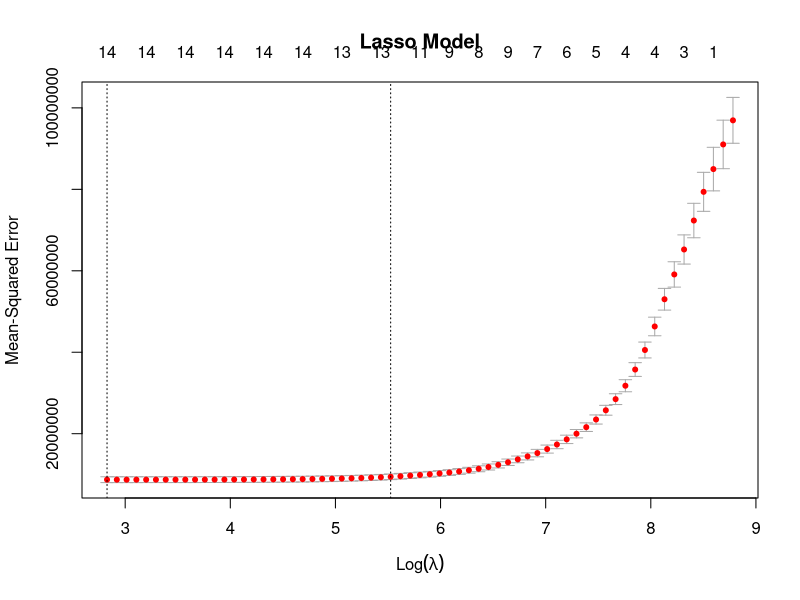
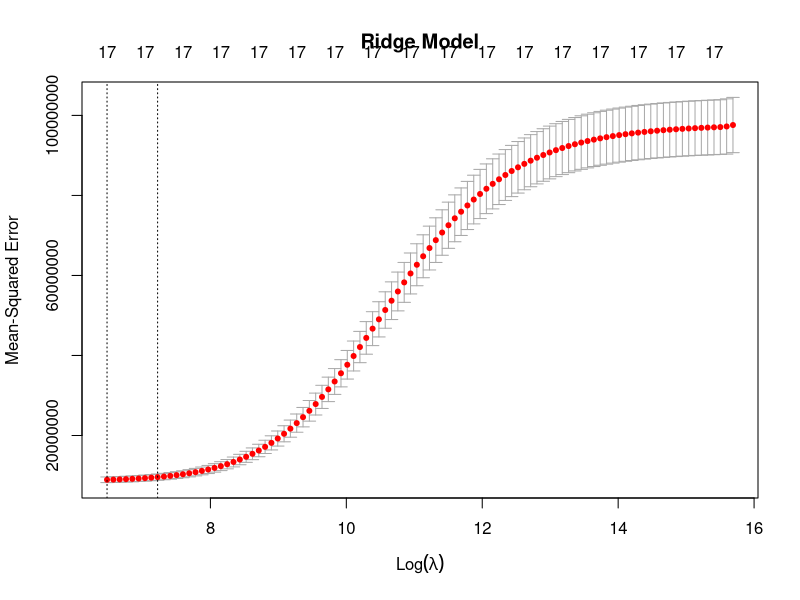
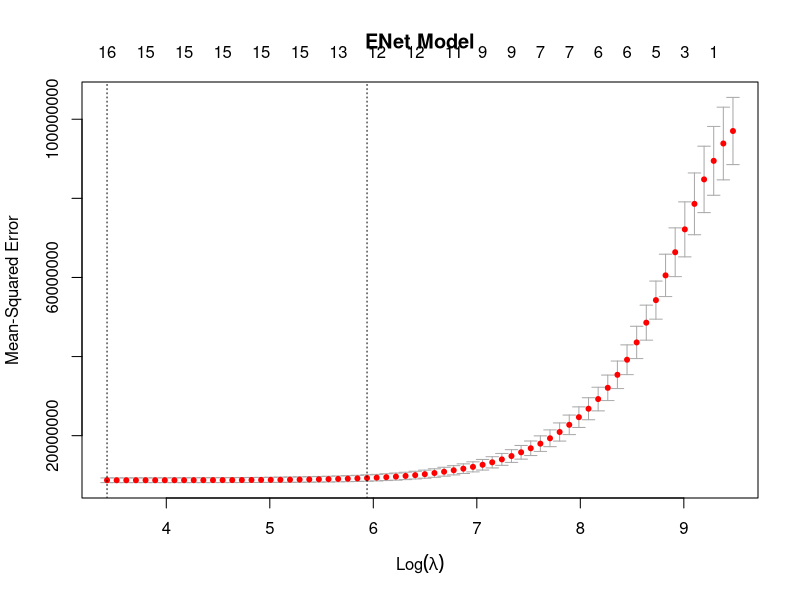

The R script that drew these images, in order:
####+####+####+####+####+####+####+####+####+####+####+####+####+####+####+####+

# Marc d. Paradis
# R 3.5.1 for Windows
# RStudio 1.1.456


# regularized_regression.R
# Yezhou Sun
# Marc d. Paradis

options(
  scipen = 999
  )

#install.packages('glmnet')
library(glmnet)

#install.packages('caret')
library(caret)

# In this exercise, we will use data set cars from caret library.
# It has suggested retail price and characteristics of each car.
data(
  cars, 
  package = 'caret'
  )
str(cars)

# Fit a regular linear model for price.
lm.fit <- 
  lm(
    Price ~ ., 
    data = cars
    )

summary(lm.fit)

# Take a look at the results.  What important data prep step did we not do?

# Remember that we are always seeking to either minimize or account for 
# variance with our models.

# Using glmnet for regularized regression.
# For details, please refer to 
# https://web.stanford.edu/~hastie/glmnet/glmnet_beta.html.

# Fit a LASSO regression model.
lasso.fit <- 
  cv.glmnet(
    as.matrix(cars[, -1]), 
    as.matrix(cars[, 1]), 
    family = 'gaussian', 
    type.measure = 'mse', # default = 'deviance'; 'class'; 'auc'; 'mae'
    nfold = 5, 
    alpha = 1 # => Lasso
    )

# Plot the number of predictors used vs MSE.
plot(
  x = lasso.fit, # Note this is actually plot.cv.glmnet which is how R 'knows'
                 # how to plot the fit object
  main = 'Lasso Model' # Note overlap. This is the kind of thing you can spend
                       # hours tweaking (in Excel as easily as R)
  )

# 1st vertical line represents lambda.min, 2nd lambda.1se.
# lambda.1se is considered more robust than lambda.min.
lasso.fit$lambda.min
log(lasso.fit$lambda.min) # Note it is the natural log plotted on x-axis, this
#                         # is an R thing, log = ln, log10 = log base 10

lasso.fit$lambda.1se
log(lasso.fit$lambda.1se)

# Pull out regression coefficients
coef( # Again, actually coef.cv.glmnet
  object = lasso.fit, 
  lambda = 'lambda.1se'
  )

# Note that model eliminated Sound, Saturn, coupe and sedan from predictors.

# Fit a ridge regression model.
ridge.fit <- 
  cv.glmnet(
    x = as.matrix(cars[, -1]), 
    y = as.matrix(cars[, 1]), 
    family = 'gaussian', 
    type.measure = 'mse', # default = 'deviance'; 'class'; 'auc'; 'mae'
    nfold = 5, 
    alpha = 0 # => Ridge
    )

plot(
  x = ridge.fit,
  main = 'Ridge Model')

ridge.fit$lambda.min
log(ridge.fit$lambda.min)

ridge.fit$lambda.1se
log(ridge.fit$lambda.1se)

coef(
  ridge.fit, 
  lambda = 'lambda.1se'
  )

# Note that difference on number of predictors used between LASSO and ridge 
# regressions. Ridge eliminated nothing. ML algos are not magic! Or alternately,
# Magic is Hard.

# Fit a elastic net regression where alpha=0.5.
enet.fit <- 
  cv.glmnet(
    as.matrix(cars[, -1]), 
    as.matrix(cars[, 1]), 
    family = 'gaussian', 
    type.measure = 'mse', 
    nfold = 5, 
    alpha = 0.5
    )

plot(
  x = enet.fit,
  main = 'ENet Model')

enet.fit$lambda.min
log(enet.fit$lambda.min)

enet.fit$lambda.1se
log(enet.fit$lambda.1se)

coef(
  enet.fit, 
  lambda = 'lambda.1se'
  )

# Note Elastic Net eliminated Sedan, Coupe, Saturn, Buick, and Sound. Play
# around with alpha and see what happens - but remember, it is just a linear
# combination of ridge and lasso so you (should) never see anything new.

rm(
  list = ls()
  )

# END